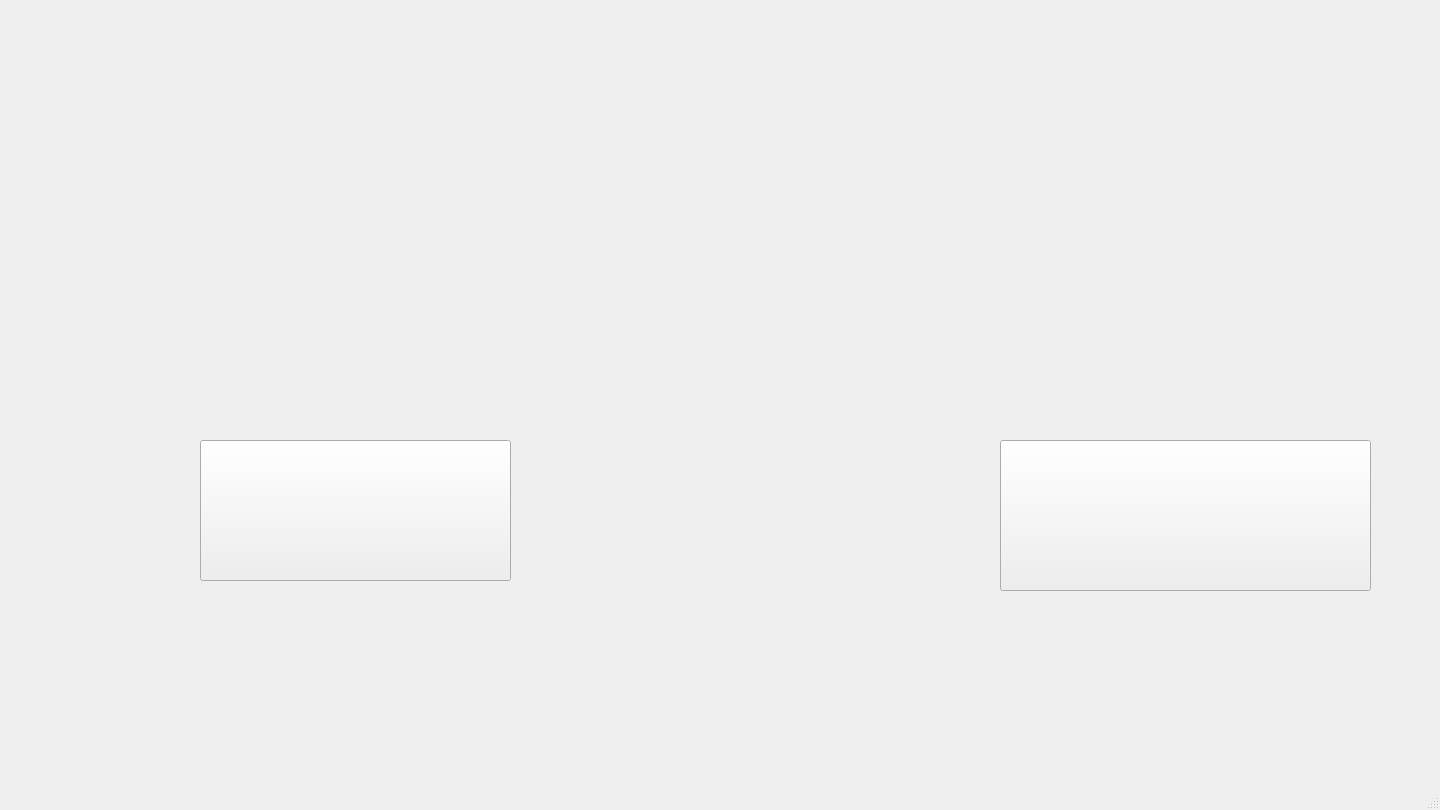
<?xml version="1.0" encoding="UTF-8"?>
<ui version="4.0">
 <class>MainWindow2</class>
 <widget class="QMainWindow" name="MainWindow2">
  <property name="geometry">
   <rect>
    <x>0</x>
    <y>0</y>
    <width>1440</width>
    <height>810</height>
   </rect>
  </property>
  <property name="windowTitle">
   <string>坦克大战 by TANK MAKERS</string>
  </property>
  <property name="windowIcon">
   <iconset resource="pic.qrc">
    <normaloff>:/pic/resources/icon.png</normaloff>:/pic/resources/icon.png</iconset>
  </property>
  <property name="styleSheet">
   <string notr="true">background-image: url(:/90Tank/player_tank/OKOCIN.png);</string>
  </property>
  <widget class="QWidget" name="centralwidget">
   <widget class="QPushButton" name="BACK">
    <property name="geometry">
     <rect>
      <x>200</x>
      <y>440</y>
      <width>311</width>
      <height>141</height>
     </rect>
    </property>
    <property name="styleSheet">
     <string notr="true">image: url(:/90Tank/player_tank/MENU.png);</string>
    </property>
    <property name="text">
     <string/>
    </property>
   </widget>
   <widget class="QPushButton" name="NEXT">
    <property name="geometry">
     <rect>
      <x>1000</x>
      <y>440</y>
      <width>371</width>
      <height>151</height>
     </rect>
    </property>
    <property name="styleSheet">
     <string notr="true">image: url(:/90Tank/player_tank/NEIS.png);</string>
    </property>
    <property name="text">
     <string/>
    </property>
   </widget>
  </widget>
  <widget class="QStatusBar" name="statusbar"/>
 </widget>
 <resources>
  <include location="pic.qrc"/>
 </resources>
 <connections/>
</ui>
